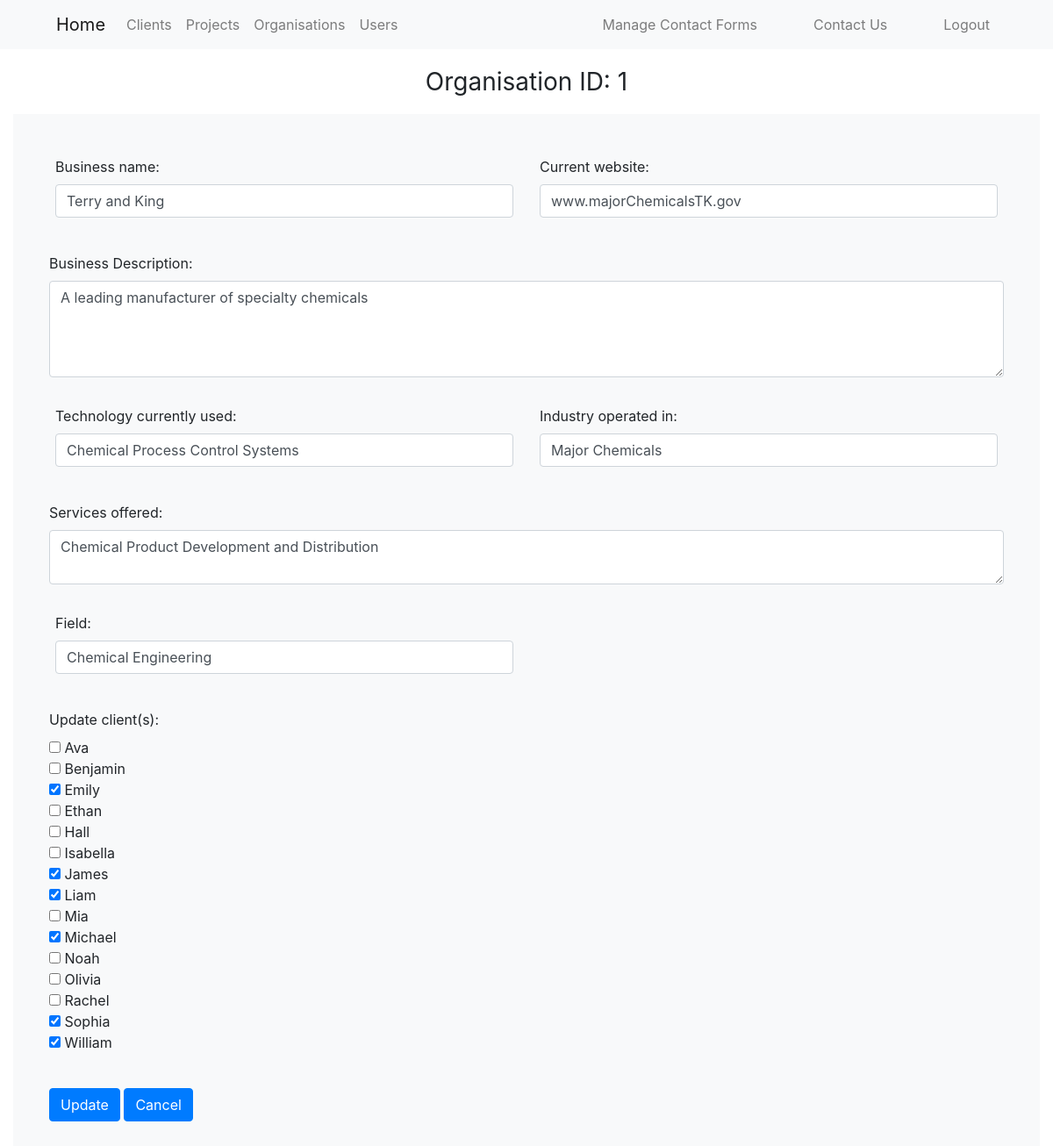
Page /organisations_pages/update.php?org_id=1 (signed in) on the committed database.
### tables this page shows
CREATE TABLE ORGANISATIONS (
    org_id INT PRIMARY KEY AUTO_INCREMENT,
    business_name VARCHAR(100) NOT NULL,
    current_website VARCHAR(255),
    business_description TEXT,
    technology_currently_used VARCHAR(255),
    industry_operated_in VARCHAR(100),
    services_offered TEXT,
    field VARCHAR(100)
);

CREATE TABLE CLIENTS (
    client_id INT PRIMARY KEY AUTO_INCREMENT,
    client_photo_path TEXT NOT NULL,
    first_name VARCHAR(50) NOT NULL,
    surname VARCHAR(50) NOT NULL,
    email VARCHAR(100) UNIQUE NOT NULL,
    address VARCHAR(255),
    phone_number VARCHAR(20),
    suburb VARCHAR(50),
    recruited_from_channel VARCHAR(100)
);

### organisations_pages/update.php (the view, shortened to what this page needs)
<?php
require_once("../authentication.php");
if ($_SERVER['REQUEST_METHOD'] == 'POST'):
    try {
        $query = "UPDATE `organisations` SET
              `business_name` = :business_name,
              `current_website` = :current_website,
              `business_description` = :business_description,
              `technology_currently_used` = :technology_currently_used,
              `industry_operated_in` = :industry_operated_in,
              `services_offered` = :services_offered,
              `field` = :field
        WHERE `org_id` = :org_id";
        $stmt = $dbh->prepare($query);
        $stmt->execute(['business_name' => $_POST['business_name'],
            'current_website' => $_POST['current_website'],
            'business_description' => $_POST['business_description'],
            'technology_currently_used' => $_POST['technology_currently_used'],
            'industry_operated_in' => $_POST['industry_operated_in'],
            'services_offered' => $_POST['services_offered'],
            'field' => $_POST['field'],
            'org_id' => $_GET['org_id']
        ]);
        $org_id = $_GET['org_id'];
        $selected_clients = isset($_POST['clients']) ? $_POST['clients'] : [];
        $delete_query = "DELETE FROM `clients_organisations` WHERE `org_id` = :org_id";
        $delete_stmt = $dbh->prepare($delete_query);
        $delete_stmt->execute(['org_id' => $org_id]);
        foreach ($selected_clients as $client_id) {
            $insert_query = "INSERT INTO `clients_organisations` (`org_id`, `client_id`) VALUES (:org_id, :client_id)";
            $insert_stmt = $dbh->prepare($insert_query);
            $insert_stmt->execute(['org_id' => $org_id, 'client_id' => $client_id]);
        }
        header('Location: index.php');
    } catch (PDOException $e) {
        displayPDOError($e);
    }
else:
    $stmt = $dbh->prepare("SELECT * FROM `organisations` WHERE `org_id` = :org_id");
    $stmt->execute(['org_id' => $_GET['org_id']]);
    if ($stmt->rowCount() == 1 && $row = $stmt->fetchObject()): ?>
        <!doctype html>
        <html lang="en">
        <head>
            <link href="https://cdn.jsdelivr.net/npm/bootstrap@5.3.1/dist/css/bootstrap.min.css" rel="stylesheet">
            <link rel="stylesheet" href="https://maxcdn.bootstrapcdn.com/bootstrap/4.5.2/css/bootstrap.min.css">
        </head>
        <body>
        <div class="text-center mt-3 mb-3">
            <div class="fs-3">
                <p>Organisation ID: <?= $row->org_id?></p>
            </div>
        </div>
        <div class="container-fluid">
            <div class="bg-light pt-5 pb-5">
                <div class="ms-5 me-5">
                    <form class="row g-3" method="post">
                        <div class="col-md-6">
                            <label for="business_name" class="form-label">Business name:</label><br>
                            <input type="text" class="form-control" maxlength="255" id="business_name" name="business_name" size="40" value="<?=$row->business_name?>" required><br>
                        </div>
                        <div class="col-md-6">
                            <label for="current_website" class="form-label">Current website:</label><br>
                            <input type="text" class="form-control" maxlength="255" id="current_website" name="current_website" size="40" value="<?=$row->current_website?>" required><br>
                        </div>
                        <div class="form-group">
                            <label for="business_description" class="form-label">Business Description:</label><br>
                            <textarea class="form-control" id="business_description" name="business_description" rows="4" maxlength="500" required><?=$row->business_description?></textarea>
                        </div>
                        <div class="col-md-6">
                            <label for="technology_currently_used" class="form-label">Technology currently used:</label><br>
                            <input type="text" class="form-control" maxlength="255" id="technology_currently_used" name="technology_currently_used" size="40" value="<?=$row->technology_currently_used?>" required><br>
                        </div>
                        <div class="col-md-6">
                            <label for="industry_operated_in" class="form-label">Industry operated in:</label><br>
                            <input type="text" class="form-control" maxlength="255" id="industry_operated_in" name="industry_operated_in" size="40" value="<?=$row->industry_operated_in?>" required><br>
                        </div>
                        <div class="form-group">
                            <label for="services_offered" class="form-label">Services offered:</label><br>
                            <textarea class="form-control" id="services_offered" name="services_offered" rows="2" maxlength="500" required><?=$row->services_offered?></textarea>
                        </div>
                        <div class="col-md-6">
                            <label for="field" class="form-label">Field:</label><br>
                            <input type="text" class="form-control" maxlength="255" id="field" name="field" size="40" value="<?=$row->field?>" required><br>
                        </div>
                        <div>
                            <label>Update client(s):</label><br>
                            <?php
                            $stmt_clients = $dbh->prepare("SELECT * FROM `clients` ORDER BY `first_name`");
                            $stmt_clients->execute();
                            $stmt_associated_clients = $dbh->prepare("SELECT `client_id` FROM `clients_organisations` WHERE `org_id` = :org_id");
                            $stmt_associated_clients->execute(['org_id' => $_GET['org_id']]);
                            $associated_clients = $stmt_associated_clients->fetchAll(PDO::FETCH_COLUMN);
                            while ($client_row = $stmt_clients->fetch(PDO::FETCH_ASSOC)) {
                                $isChecked = in_array($client_row['client_id'], $associated_clients) ? 'checked' : '';
                                echo '<input type="checkbox" name="clients[]" value="' . $client_row['client_id'] . '" ' . $isChecked . '> ' . $client_row['first_name'] . '<br>';
                            }
                            ?><br>
                        </div>
                        <div>
                            <button type="submit" class="btn btn-primary">Update</button>
                            <a class="btn btn-primary" href="index.php" role="button">Cancel</a>
                        </div>
                    </form>
                </div>
            </div>
        </div>
        </body>
        </html>
    <?php else:
        header('Location: index.php');
    endif;
endif; ?>

### rows in the picture
organisations: org_id "1", business_name "Terry and King", current_website "www.majorChemicalsTK.gov", business_description "A leading manufacturer of specialty chemicals", technology_currently_used "Chemical Process Control Systems", industry_operated_in "Major Chemicals", services_offered "Chemical Product Development and Distribution", field "Chemical Engineering"
clients: first_name "Ava"
clients: first_name "Benjamin"
clients: first_name "Emily"
clients: first_name "Ethan"
clients: first_name "Hall"
clients: first_name "Isabella"
clients: first_name "James"
clients: first_name "Liam"
clients: first_name "Mia"
clients: first_name "Michael"
clients: first_name "Noah"
clients: first_name "Olivia"
clients: first_name "Rachel"
clients: first_name "Sophia"
clients: first_name "William"
